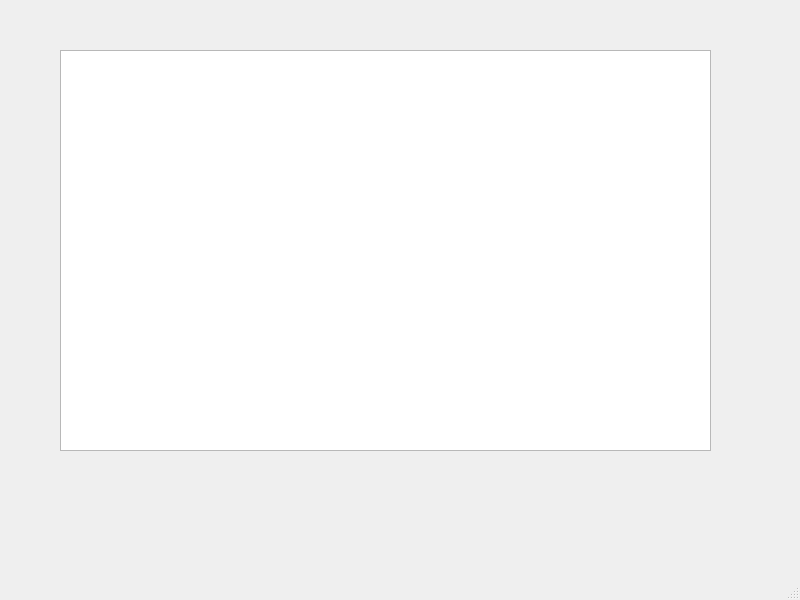
<?xml version="1.0" encoding="UTF-8"?>
<ui version="4.0">
 <class>MainWindow</class>
 <widget class="QMainWindow" name="MainWindow">
  <property name="geometry">
   <rect>
    <x>0</x>
    <y>0</y>
    <width>800</width>
    <height>600</height>
   </rect>
  </property>
  <property name="windowTitle">
   <string>MainWindow</string>
  </property>
  <widget class="QWidget" name="centralwidget">
   <widget class="QGraphicsView" name="graphicsView">
    <property name="geometry">
     <rect>
      <x>60</x>
      <y>50</y>
      <width>651</width>
      <height>401</height>
     </rect>
    </property>
    <property name="mouseTracking">
     <bool>true</bool>
    </property>
   </widget>
  </widget>
  <widget class="QMenuBar" name="menubar">
   <property name="geometry">
    <rect>
     <x>0</x>
     <y>0</y>
     <width>800</width>
     <height>24</height>
    </rect>
   </property>
  </widget>
  <widget class="QStatusBar" name="statusbar"/>
 </widget>
 <resources/>
 <connections/>
</ui>
